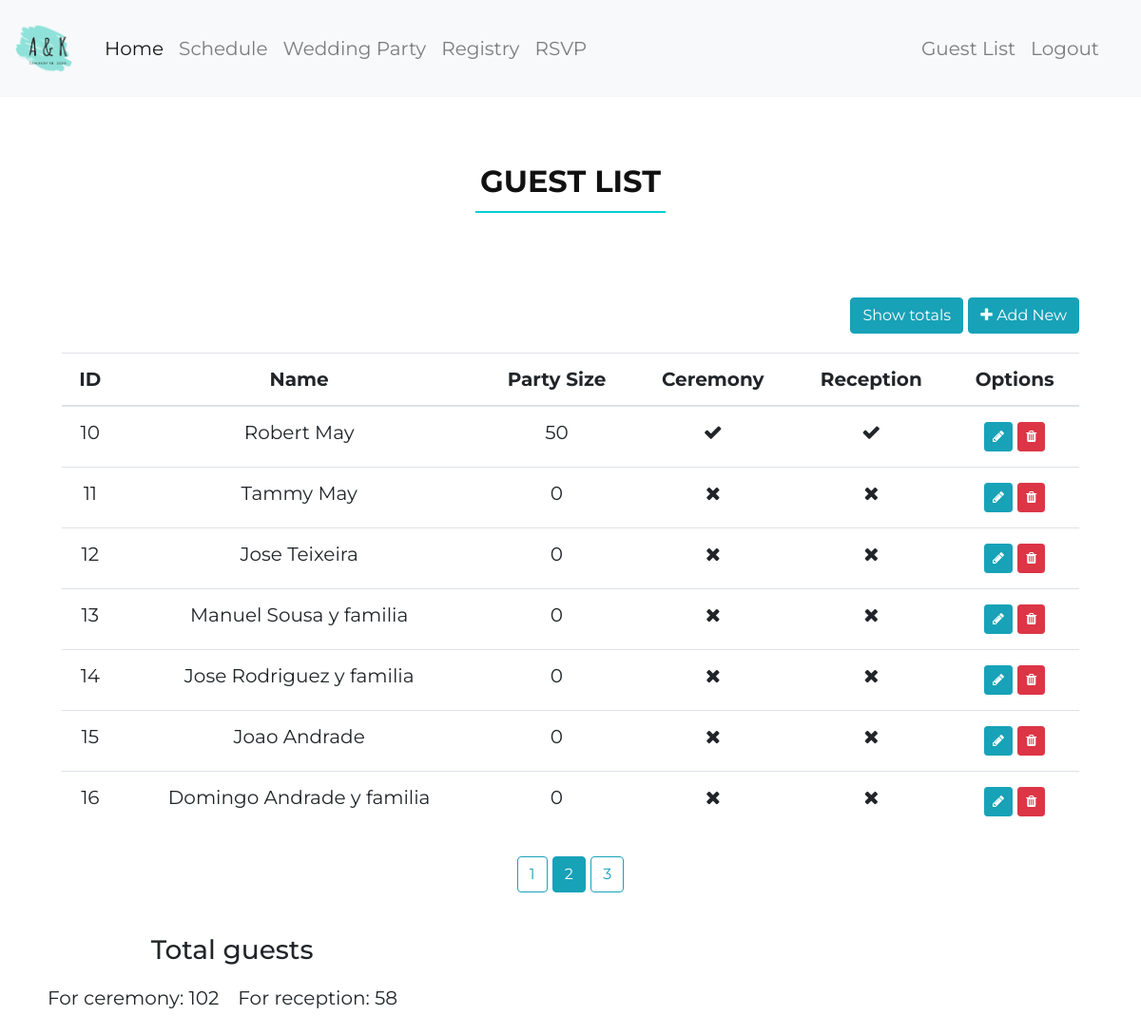
The app's page /guest-list?page=2 (signed in), older data.
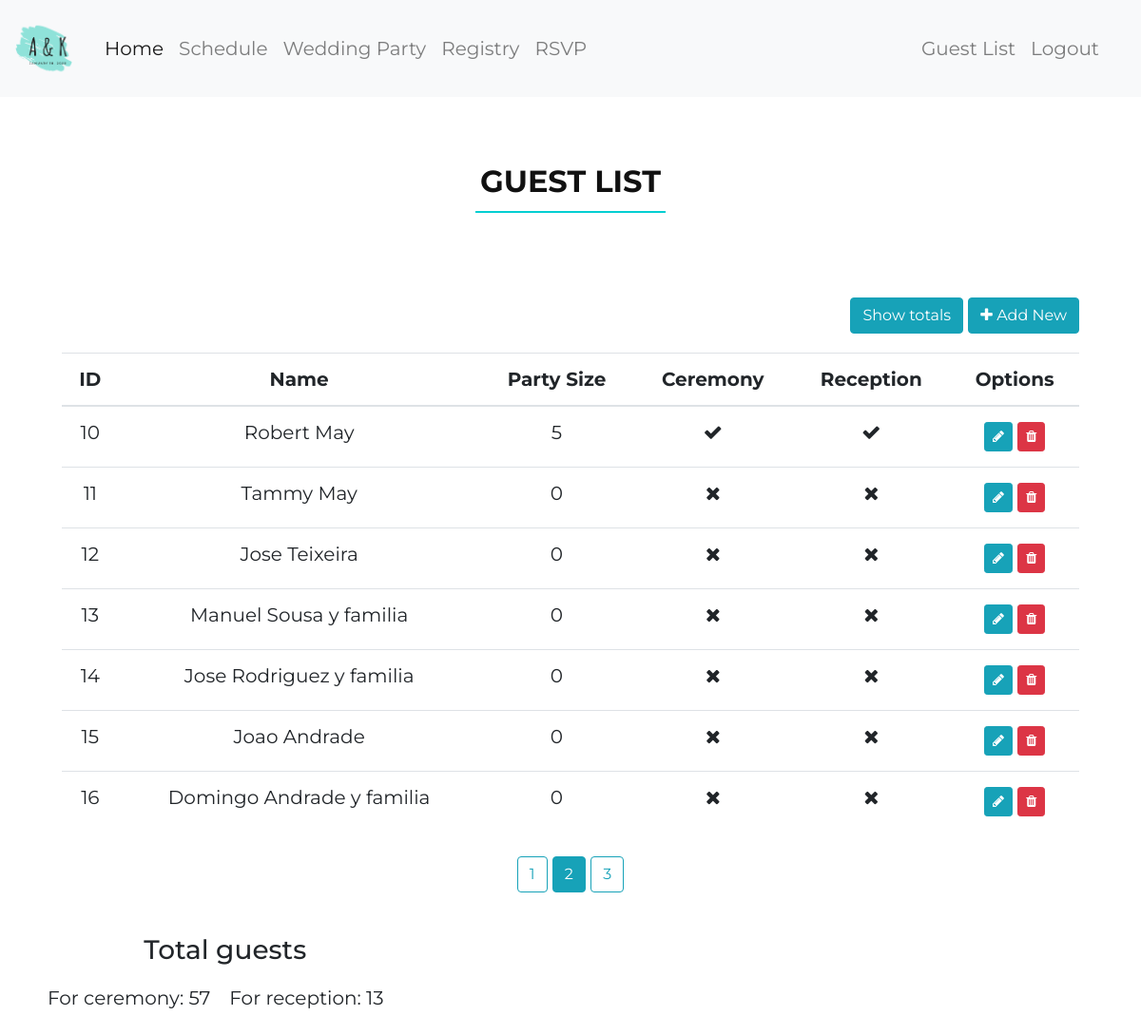
The same page, newer data.
### wedding/models.py (models this page shows, shortened)
class Invitation(db.Model):
    id = db.Column(db.Integer, primary_key=True)
    name = db.Column(db.String(100), nullable=False)
    party_size = db.Column(db.Integer, nullable=False, default=0)
    attending_to_ceremony = db.Column(db.Boolean, nullable=False, default=False)
    attending_to_reception = db.Column(db.Boolean, nullable=False, default=False)

### wedding/guests/routes.py (the view)
@guests.route("/guest-list")
@login_required
def guest_list():
    total_c = db.session.query(func.sum(Invitation.party_size)).filter(Invitation.attending_to_ceremony==True).one()[0]
    total_r = db.session.query(func.sum(Invitation.party_size)).filter(Invitation.attending_to_reception==True).one()[0]
    page = request.args.get('page', 1, type=int)
    invitations = Invitation.query.paginate(page=page, per_page=7)
    return render_template('guest_list.html', invitations=invitations, total_r=total_r, total_c=total_c)

### wedding/models.py (called while the page is built)
@login_manager.user_loader
def load_user(user_id):
    return User.query.get(int(user_id))

### wedding/templates/guest_list.html (shortened to what this page needs)
{% extends "layout.html" %}
{% block css %}
<link rel="stylesheet" href="{{ url_for('static', filename='lib/font-awesome/css/font-awesome.min.css') }}">
{% endblock css %}
{% block header %}
    <h2>Guest List</h2>
{% endblock header %}
{% block content %}
  <div class="wow fadeInUp">
    <div class="float-right">
      <button type="button" class="btn btn-info" data-toggle="modal" data-target="#totalsModal">
        Show totals
      </button>
      <a type="button" class="btn btn-info" href="{{ url_for('guests.new_invitation') }}"><i class="fa fa-plus"></i> Add New</a>
    </div>
    <div class="table-responsive">
      <table class="table">
      <thead>
        <tr>
          <th scope="col">ID</th>
          <th scope="col">Name</th>
          <th scope="col">Party Size</th>
          <th scope="col">Ceremony</th>
          <th scope="col">Reception</th>
          <th scope="col">Options</th>
        </tr>
      </thead>
      <tbody>
      {% for invitation in invitations.items %}
        <tr >
          <td>{{ invitation.id }}</td>
          <td>{{ invitation.name }}</td>
          <td>{{ invitation.party_size }}</td>
          <td>
            {% if invitation.attending_to_ceremony %}
              <i class="fa fa-check">
            {% else %}
              <i class="fa fa-times">
            {% endif %}
          </td>
          <td>
            {% if invitation.attending_to_reception %}
              <i class="fa fa-check">
            {% else %}
              <i class="fa fa-times">
            {% endif %}
          </td>
          <td>
            <a title="Edit" class="btn btn-info btn-sm mt-1 mb-1" href="{{ url_for('guests.update_invitation', invitation_id=invitation.id) }}"><i class="fa fa-pencil"></i></a>
            <a title="Delete" class="btn btn-danger btn-sm mt-1 mb-1" href="{{ url_for('guests.delete_invitation', invitation_id=invitation.id) }}"><i class="fa fa-trash"></i></a>
          </td>
        </tr>
      {% endfor %}
      </tbody>
      </table>
    </div>
    {% for page_num in invitations.iter_pages(left_edge=1, right_edge=1, left_current=1, right_current=2) %}
      {% if page_num %}
        {% if invitations.page == page_num %}
          <a class="btn btn-info mb-4" href="{{ url_for('guests.guest_list', page=page_num) }}">{{ page_num }}</a>
        {% else %}
          <a class="btn btn-outline-info mb-4" href="{{ url_for('guests.guest_list', page=page_num) }}">{{ page_num }}</a>
        {% endif %}
      {% else %}
        ...
      {% endif %}
    {% endfor %}
  </div>
        <div class="wow fadeInUp total-guests float-left">
  <h3>Total guests</h3>
    <div class="row justify-content-center"">
    <p>For ceremony: {{total_c}}</p>
    <p>     For reception: {{total_r}}</p>
  </div>
</div>
{% endblock content %}

### wedding/templates/layout.html (shortened to what this page needs)
<!DOCTYPE html>
<html lang="en">
<head>
  	<link rel="stylesheet" type="text/css" href="{{ url_for('static', filename='lib/bootstrap/css/bootstrap.min.css') }}">
  	<link rel="stylesheet" type="text/css" href="{{ url_for('static', filename='lib/animate/animate.min.css') }}">
  	{% block css %}{% endblock %}
	<link rel="stylesheet" type="text/css" href="{{ url_for('static', filename='css/main.css') }}">
</head>
<body>
	<header>
		<nav class="navbar navbar-expand-lg navbar-light bg-light">
			<a class="navbar-brand" href="#">
				<img src="{{ url_for('static', filename='img/logo.png') }}" width="60" height="60" alt="">
			 </a>
		  	<div class="collapse navbar-collapse" id="navbarText">
		    	<ul class="navbar-nav mr-auto">
		      		<li class="nav-item active">
		        		<a class="nav-link" href="/home">Home <span class="sr-only">(current)</span></a>
		      		</li>
		      		<li class="nav-item">
		        		<a class="nav-link" href="/schedule">Schedule</a>
		      		</li>
		      		<li class="nav-item">
		        		<a class="nav-link" href="/wedding-party">Wedding Party</a>
		      		</li>
		      		<li class="nav-item">
		        		<a class="nav-link" href="/registry">Registry</a>
		      		</li>
		      		<li class="nav-item">
		        		<a class="nav-link" href="/rsvp">RSVP</a>
		      		</li>
		    	</ul>
		    	{% if current_user.is_authenticated %}
		    		<div class="navbar-nav">
			    		<a class="nav-item nav-link" href="{{ url_for('guests.guest_list') }}">Guest List </a>
			    		<a class="nav-item nav-link" href="{{ url_for('users.logout') }}">Logout </a>
		    		</div>
		    	{% else %}
			    	<span class="navbar-text d-none d-lg-block">
			      		#AnaAndKevinTieTheKnot
			    	</span>
			    {% endif %}
		  	</div>
		</nav>
	</header>
	<div>
		<main role="main" class="container">
  			<div class="section-header">
				{% block header %}{% endblock %}
			</div>
      		{% block content %}{% endblock %}
        </main>
	</div>
</body>
</html>

### wedding/static/css/main.css (style rules this page uses)
div { text-align: center; font-family: "Montserrat", sans-serif; font-size: 20px; border: 10px; padding: 10px; }
a { transition: 0.5s; }
.section-header { padding: 60px 0; }
.section-header h2 { font-size: 32px; color: #111; text-transform: uppercase; text-align: center; font-weight: 700; position: relative; padding-bottom: 15px; }
.section-header h2::before { content: ''; position: absolute; display: block; width: 200px; height: 2px; background: #00CED1; bottom: 1px; left: calc(50% - 100px); }
.modal-body p, .total-guests p { padding-right: 20px; text-align: center; }

Row changes from the older to the newer data that the page shows:
changed Invitation "Robert May": party_size "50" → "5"
Text that changed along with them:
{{ total_c }}: "102" → "57"
{{ total_r }}: "58" → "13"
